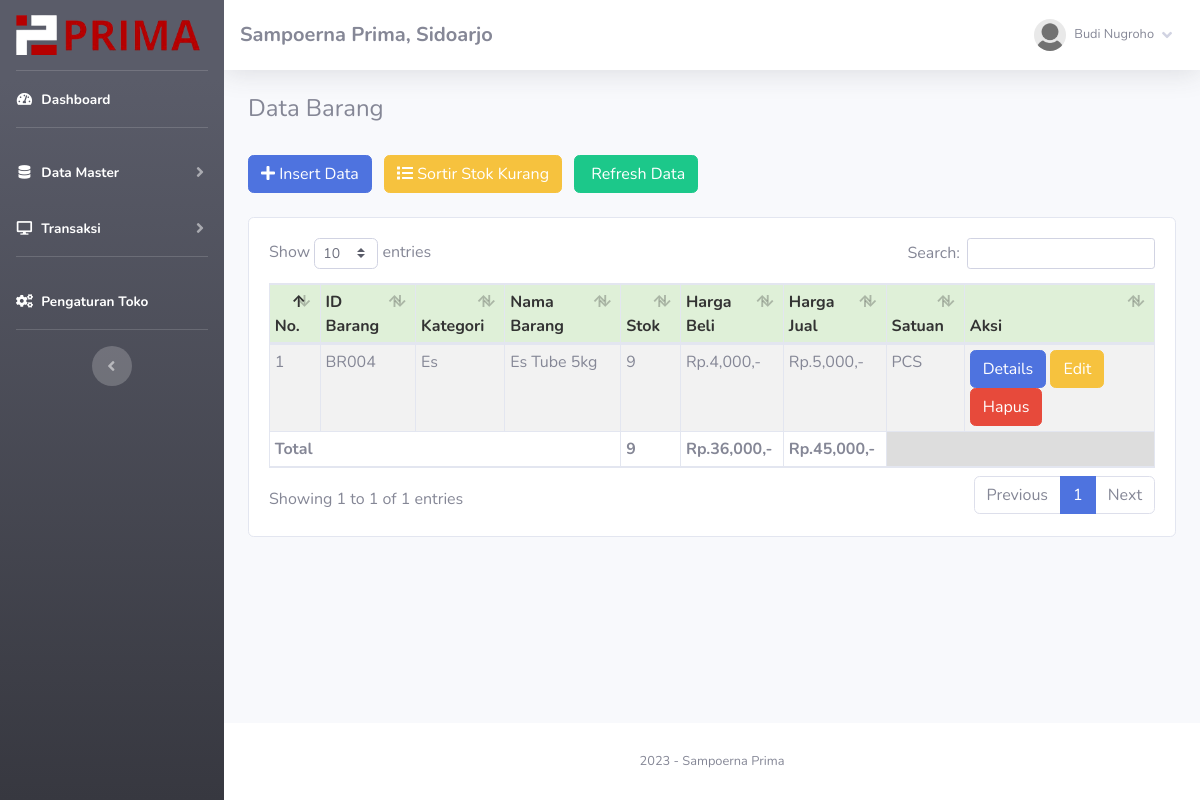
Screenshot of /app/index.php?page=barang (signed in) with the database file from the repository.
### tables this page shows
CREATE TABLE `toko` (
  `id_toko` int NOT NULL,
  `nama_toko` varchar(255) NOT NULL,
  `alamat_toko` text NOT NULL,
  `tlp` varchar(255) NOT NULL,
  `nama_pemilik` varchar(255) NOT NULL
);

CREATE TABLE `member` (
  `id_member` int NOT NULL,
  `nm_member` varchar(255) NOT NULL,
  `alamat_member` text NOT NULL,
  `telepon` varchar(255) NOT NULL,
  `email` varchar(255) NOT NULL,
  `gambar` text NOT NULL,
  `NIK` text NOT NULL
);

CREATE TABLE `barang` (
  `id` int NOT NULL,
  `id_barang` varchar(255) NOT NULL,
  `id_kategori` int NOT NULL,
  `nama_barang` text NOT NULL,
  `harga_beli` varchar(255) NOT NULL,
  `harga_jual` varchar(255) NOT NULL,
  `satuan_barang` varchar(255) NOT NULL,
  `stok` text NOT NULL,
  `tgl_input` varchar(255) NOT NULL,
  `tgl_update` varchar(255) DEFAULT NULL
);

CREATE TABLE `kategori` (
  `id_kategori` int NOT NULL,
  `nama_kategori` varchar(255) NOT NULL,
  `tgl_input` varchar(255) NOT NULL
);

### app/admin/module/barang/index.php (the view, shortened to what this page needs)
<h4>Data Barang</h4>
<br />
<button type="button" class="btn btn-primary btn-md mr-2" data-toggle="modal" data-target="#myModal">
    <i class="fa fa-plus"></i> Insert Data</button>
<a href="index.php?page=barang&stok=yes" class="btn btn-warning btn-md mr-2">
    <i class="fa fa-list"></i> Sortir Stok Kurang</a>
<a href="index.php?page=barang" class="btn btn-success btn-md">
    <i class="fa fa-refresh"></i> Refresh Data</a>
<br />
<div class="card card-body">
    <div class="table-responsive">
        <table class="table table-bordered table-striped table-sm" id="example1">
            <thead>
                <tr style="background:#DFF0D8;color:#333;">
                    <th>No.</th>
                    <th>ID Barang</th>
                    <th>Kategori</th>
                    <th>Nama Barang</th>
                    <th>Stok</th>
                    <th>Harga Beli</th>
                    <th>Harga Jual</th>
                    <th>Satuan</th>
                    <th>Aksi</th>
                </tr>
            </thead>
            <tbody>
                <?php
                $totalBeli = 0;
                $totalJual = 0;
                $totalStok = 0;
                if ($_GET['stok'] == 'yes') {
                    $hasil = $lihat->barang_stok();
                } else {
                    $hasil = $lihat->barang();
                }
                $no = 1;
                foreach ($hasil as $isi) {
                ?>
                    <tr>
                        <td><?php echo $no; ?></td>
                        <td><?php echo $isi['id_barang']; ?></td>
                        <td><?php echo $isi['nama_kategori']; ?></td>
                        <td><?php echo $isi['nama_barang']; ?></td>
                        <td>
                            <?php if ($isi['stok'] == '0') { ?>
                                <button class="btn btn-danger"> Habis</button>
                            <?php } else { ?>
                                <?php echo $isi['stok']; ?>
                            <?php } ?>
                        </td>
                        <td>Rp.<?php echo number_format($isi['harga_beli']); ?>,-</td>
                        <td>Rp.<?php echo number_format($isi['harga_jual']); ?>,-</td>
                        <td> <?php echo $isi['satuan_barang']; ?></td>
                        <td>
                            <?php if ($isi['stok'] <= '3') { ?>
                                <form method="POST" action="fungsi/edit/edit.php?stok=edit" class="d-flex my-2">
                                    <input type="text" name="restok" class="form-control">
                                    <input type="hidden" name="id" value="<?php echo $isi['id_barang']; ?>" class="form-control">
                                    <button class="btn btn-primary btn-xs mx-2">
                                        Restok
                                    </button>
                                </form>
                            <?php } else { ?>
                                <a href="index.php?page=barang/details&barang=<?php echo $isi['id_barang']; ?>">
                                    <button class="btn btn-primary btn-xs">Details</button>
                                </a>
                                <a href="index.php?page=barang/edit&barang=<?php echo $isi['id_barang']; ?>">
                                    <button class="btn btn-warning btn-xs">Edit</button>
                                </a>
                            <?php } ?>
                            <a href="fungsi/hapus/hapus.php?barang=hapus&id=<?php echo $isi['id_barang']; ?>" onclick="javascript:return confirm('Hapus Data barang ?');"><button class="btn btn-danger btn-xs">Hapus</button></a>
                        </td>
                    </tr>
                <?php
                    $no++;
                    $totalBeli += $isi['harga_beli'] * $isi['stok'];
                    $totalJual += $isi['harga_jual'] * $isi['stok'];
                    $totalStok += $isi['stok'];
                }
                ?>
            </tbody>
            <tfoot>
                <tr>
                    <th colspan="4">Total </th>
                    <th><?php echo $totalStok; ?></th>
                    <th>Rp.<?php echo number_format($totalBeli); ?>,-</th>
                    <th>Rp.<?php echo number_format($totalJual); ?>,-</th>
                    <th colspan="2" style="background:#ddd"></th>
                </tr>
            </tfoot>
        </table>
    </div>
</div>

### app/admin/template/sidebar.php (shortened to what this page needs)
<?php
$id = $_SESSION['admin']['id_member'];
$hasil_profil = $lihat->member_edit($id);
?>
<ul class="navbar-nav bg-gradient-dark sidebar sidebar-dark accordion" id="accordionSidebar">
    <a class="sidebar-brand d-flex align-items-center justify-content-center" href="index.php">
        <div class="sidebar-brand-icon">
            <img src="./assets/logo/logo-only.png" alt="logo-icon" height="40">
        </div>
        <div class="sidebar-brand-text mx-2">
            <img src="./assets/logo/logo-text.png" alt="logo-text" height="40">
        </div>
    </a>
    <hr class="sidebar-divider my-0">
    <li class="nav-item active">
        <a class="nav-link" href="index.php">
            <i class="fas fa-fw fa-tachometer-alt"></i>
            <span>Dashboard</span></a>
    </li>
    <hr class="sidebar-divider">
    <li class="nav-item active">
        <a class="nav-link collapsed" href="#" data-toggle="collapse" data-target="#collapseTwo" aria-expanded="true" aria-controls="collapseTwo">
            <i class="fas fa-fw fa-database"></i>
            <span>Data Master</span>
        </a>
    </li>
    <li class="nav-item active">
        <a class="nav-link collapsed" href="#" data-toggle="collapse" data-target="#collapse3" aria-expanded="true" aria-controls="collapse3">
            <i class="fas fa-fw fa-desktop"></i>
            <span>Transaksi</span>
        </a>
    </li>
    <hr class="sidebar-divider">
    <li class="nav-item active">
        <a class="nav-link" href="index.php?page=pengaturan">
            <i class="fas fa-fw fa-cogs"></i>
            <span>Pengaturan Toko</span></a>
    </li>
    <hr class="sidebar-divider d-none d-md-block">
    <div class="text-center d-none d-md-inline">
        <button class="rounded-circle border-0" id="sidebarToggle"></button>
    </div>
</ul>
<div id="content-wrapper" class="d-flex flex-column">
    <div id="content">
        <nav class="navbar navbar-expand navbar-light bg-white topbar mb-4 static-top shadow">
            <h5 class="d-lg-block d-none mt-2"><b><?php echo $toko['nama_toko']; ?>, <?php echo $toko['alamat_toko']; ?></b></h5>
            <ul class="navbar-nav ml-auto">
                <li class="nav-item dropdown no-arrow">
                    <a class="nav-link dropdown-toggle" href="#" id="userDropdown" role="button" data-toggle="dropdown" aria-haspopup="true" aria-expanded="false">
                        <img class="img-profile rounded-circle" src="assets/img/user/<?php echo $hasil_profil['gambar']; ?>">
                        <span class="mr-2 d-none d-lg-inline text-gray-600 small ml-2"><?php echo $hasil_profil['nm_member']; ?></span>
                        <i class="fas fa-angle-down"></i>
                    </a>
                </li>
            </ul>
        </nav>
        <div class="container-fluid">

### rows the page displays
toko: nama_toko "Sampoerna Prima", alamat_toko "Sidoarjo"
barang: id_barang "BR004", id_kategori.nama_kategori "Es", nama_barang "Es Tube 5kg", stok "9", harga_beli "4,000", harga_jual "5,000", satuan_barang "PCS"

### other values shown
$hasil_profil['nm_member'] "Budi Nugroho"
$totalStok "9"
$totalBeli "36,000"
$totalJual "45,000"
